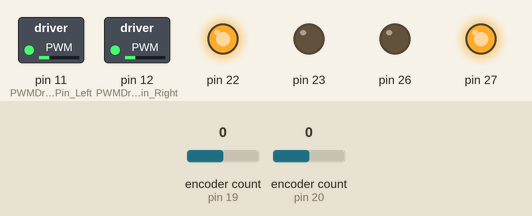
Simulated run of this sketch. Board: Arduino Mega 2560, built with avr-gcc and run on an emulated ATmega2560. On the bench: switched loads named in the sketch (green lamp = pin HIGH), output pins drawn as LEDs (lit = HIGH). Inputs (shaded band) come from the test bench; at power-on: encoder count (sensors on pin 19, pin 20) 0. What the sketch prints to the serial monitor is not drawn.

Above: at 0.2 s.
Timing chart, 0 to 1.7 s (numbered marks = the images above):
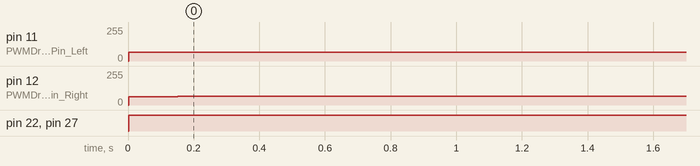

Measured:
- by itself, pin 11 (PWMDrivePin_Left): 0/255 → 64/255 at 0.00 s
- by itself, pin 12 (PWMDrivePin_Right): 0/255 → 61/255 at 0.00 s, → 64/255 0.10 s later
- by itself, pin 22, pin 27: LOW → HIGH at 0.00 s

The sketch:

PD_Controller.ino
```cpp
#include <DualVNH5019MotorDriver.h> // For use with the Dual motor drivers from Pololu
#include <Encoder.h>
#include <PID_v1.h>

//-------Define variables here-------------------------------

// ---PWM Pin Setting---

// PWM pins for the two drive motors
const int PWMDrivePin_Left = 11;    // Timer 1 16-
const int PWMDrivePin_Right = 12;   // Timer 1 16-bit

// ---Pololu Motor Pins---
const int Drive_INA1=22;     // Left Drive Motor
const int Drive_INB1=23;     // Left Drive Motor
const int Drive_EN1DIAG1=24; // Left Drive Motor

const int Drive_INA2=26;     // Right Drive Motor
const int Drive_INB2=27;     // Right Drive Motor
const int Drive_EN2DIAG2=25; // Right Drive Motor

// Current Sensors
const int leftCurrentPin = 2;    // A8, CS1
const int rightCurrentPin = 3;   // A9, CS2

// Encoder Input
const int leftEncoderAPin = 21;   // Digital Pin 21, 2 interrupt pin for Mega 2560
const int leftEncoderBPin = 20;   // Digital Pin 20, 3 interrupt pin for Mega 2560

const int rightEncoderAPin = 19;  // Digital Pin 19, 4 interrupt pin for Mega 2560
const int rightEncoderBPin = 18;  // Digital Pin 18, 5 interrupt pin for Mega 2560

// Used for sensor sampling times
unsigned long currentMillis;            // Stores the current time reading in milliseconds

// Encoder Counting Variables
long leftOldPosition;
double rightOldPosition;
long leftNewPosition = 0;
double rightNewPosition = 0;

// Encoder Conversion Constant
double C = (3.54*3.14159)/4741.41;

// PID input variables
double leftSetpoint, leftInput, leftOutput;
double rightSetpoint, rightInput, rightOutput;

boolean leftDone = false, rightDone = false;

// PID Tuning Paramters
double lKp = 20, lKi = 6, lKd = 0;
double rKp = 19, rKi = 5.4, rKd = 0;

double K = 1;

// Define drive motor object
DualVNH5019MotorDriver driveMotors(Drive_INA1,Drive_INB1,PWMDrivePin_Left,\
Drive_EN1DIAG1,leftCurrentPin,Drive_INA2,Drive_INB2,PWMDrivePin_Right,Drive_EN2DIAG2,\
rightCurrentPin, 1);

// Define encoder object
Encoder leftEncoder(leftEncoderBPin, leftEncoderAPin);
Encoder rightEncoder(rightEncoderAPin, rightEncoderBPin);

/* Define PID object
 *  PID will take the velocity as an input. So the derivative will be calculated be calling the PID function
 */
PID leftPID(&leftInput, &leftOutput, &leftSetpoint, lKp, lKi, lKd, DIRECT);
PID rightPID(&rightInput, &rightOutput, &rightSetpoint, rKp, rKi, rKd, DIRECT);


// Random test variables
unsigned int changespeedsTimer = 0;
unsigned int changeSpeeds = 10000;
boolean stopped = false;

unsigned int timer = 0;

boolean driveStop = false;

double stopDist = 40;
double leftOffset= 0.1, rightOffset = 0.2;


void setup() {
  // put your setup code here, to run once:

  // Initialize drive motor object
  driveMotors.init();

  /* Set PID output limits
   *  This limits correspond to the inputs in the VNH5019 Motor Driver setSpeed method.
   */
  leftPID.SetSampleTime(50);
  rightPID.SetSampleTime(50);

  leftPID.SetOutputLimits(-100,100);
  rightPID.SetOutputLimits(-100,100);

  leftPID.SetMode(AUTOMATIC);
  rightPID.SetMode(AUTOMATIC);

  rightPID.SetControllerDirection(REVERSE);

  Serial.begin(9600);

  leftSetpoint = 5;
  rightSetpoint = 5;


}

void loop() {
  // put your main code here, to run repeatedly:


  unsigned int currentTime = millis();

  /*
  if((currentTime - changespeedsTimer) > changeSpeeds){
    changespeedsTimer = currentTime;
    leftSetpoint = 0;
    rightSetpoint = 0;

    if(stopped){
          leftSetpoint = -5;
          rightSetpoint = 5;
    }

    stopped = true;
  }abs(leftInput)>(stopDist-leftOffset)
  */

  // Need to convert to actual position measurements.
  leftInput = leftEncoder.read()*C;
  if(!driveStop) {leftDone = leftPID.Compute();}

  rightInput = rightEncoder.read()*C;
  if(!driveStop){rightDone = rightPID.Compute();}

  if(abs(leftInput)>(stopDist-leftOffset) && abs(rightInput)>(stopDist-rightOffset) && rightSetpoint != 0){
    Serial.print(leftInput);
    Serial.print(' ');
    Serial.println(rightInput);
    leftSetpoint = 0;
    rightSetpoint = 0;
  }

  if((leftDone && rightDone)){
      // Set the speeds together
      //Serial.print(K*leftOutput);
      //Serial.print("  ");
      //Serial.println(K*rightOutput);
      driveMotors.setSpeeds(K*leftOutput, K*rightOutput);
      leftDone = false;
      rightDone = false;
    }

  if((currentTime - timer > 200)){
    timer = currentTime;
    Serial.print(leftInput);
    Serial.print(' ');
    Serial.println(rightInput);
    rightOldPosition = rightNewPosition;
    rightNewPosition = rightInput;
    if(abs(rightNewPosition - rightOldPosition)< 0.0001){
      Serial.end();
    }

  }


  /*
  // Missing a conversion for speed.
  if (!(abs(leftInput) > (10-0.86)) && !(rightInput>(10-0.7))){
    if((leftDone && rightDone)){
      // Set the speeds together
      driveMotors.setSpeeds(K*leftOutput, K*rightOutput);
      leftDone = false;
      rightDone = false;
    }
  }

  /*
  else{

    leftSetpoint = 0;
    rightSetpoint = 0;
    driveMotors.setSpeeds(0, 0);
    driveStop = true;
    Serial.print(leftInput);
    Serial.print(' ');
    Serial.println(rightInput);
  }
  */
}
```
